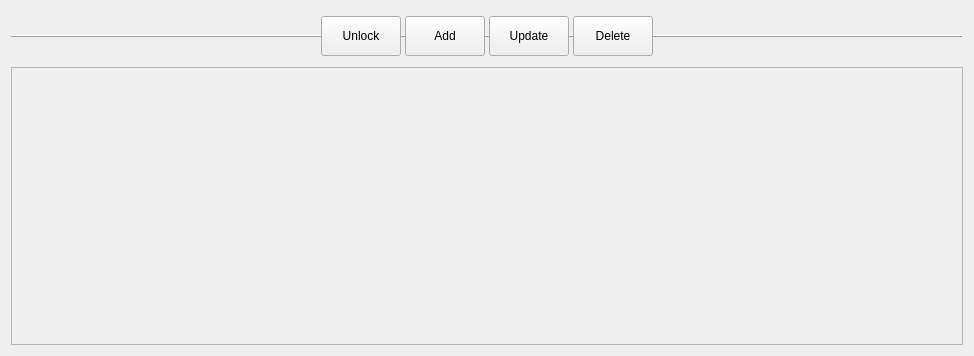
<?xml version="1.0" encoding="UTF-8"?>
<ui version="4.0">
 <class>guiWidgetList</class>
 <widget class="QWidget" name="guiWidgetList">
  <property name="geometry">
   <rect>
    <x>0</x>
    <y>0</y>
    <width>974</width>
    <height>356</height>
   </rect>
  </property>
  <property name="minimumSize">
   <size>
    <width>0</width>
    <height>0</height>
   </size>
  </property>
  <property name="maximumSize">
   <size>
    <width>16777215</width>
    <height>16777215</height>
   </size>
  </property>
  <property name="windowTitle">
   <string>Form</string>
  </property>
  <layout class="QVBoxLayout" name="verticalLayout">
   <property name="sizeConstraint">
    <enum>QLayout::SizeConstraint::SetDefaultConstraint</enum>
   </property>
   <item>
    <widget class="QFrame" name="widgetListControlPanel">
     <property name="minimumSize">
      <size>
       <width>0</width>
       <height>50</height>
      </size>
     </property>
     <property name="maximumSize">
      <size>
       <width>16777215</width>
       <height>50</height>
      </size>
     </property>
     <property name="frameShape">
      <enum>QFrame::Shape::HLine</enum>
     </property>
     <property name="frameShadow">
      <enum>QFrame::Shadow::Raised</enum>
     </property>
     <layout class="QHBoxLayout" name="horizontalLayout">
      <property name="spacing">
       <number>4</number>
      </property>
      <property name="leftMargin">
       <number>0</number>
      </property>
      <property name="topMargin">
       <number>0</number>
      </property>
      <property name="rightMargin">
       <number>0</number>
      </property>
      <property name="bottomMargin">
       <number>0</number>
      </property>
      <item>
       <spacer name="horizontalSpacer">
        <property name="orientation">
         <enum>Qt::Orientation::Horizontal</enum>
        </property>
        <property name="sizeHint" stdset="0">
         <size>
          <width>411</width>
          <height>20</height>
         </size>
        </property>
       </spacer>
      </item>
      <item>
       <widget class="QPushButton" name="lockUnlockButton">
        <property name="minimumSize">
         <size>
          <width>0</width>
          <height>40</height>
         </size>
        </property>
        <property name="maximumSize">
         <size>
          <width>16777215</width>
          <height>40</height>
         </size>
        </property>
        <property name="text">
         <string>Unlock</string>
        </property>
       </widget>
      </item>
      <item>
       <widget class="QPushButton" name="addButton">
        <property name="minimumSize">
         <size>
          <width>0</width>
          <height>40</height>
         </size>
        </property>
        <property name="maximumSize">
         <size>
          <width>16777215</width>
          <height>40</height>
         </size>
        </property>
        <property name="text">
         <string>Add</string>
        </property>
       </widget>
      </item>
      <item>
       <widget class="QPushButton" name="updateButton">
        <property name="minimumSize">
         <size>
          <width>0</width>
          <height>40</height>
         </size>
        </property>
        <property name="maximumSize">
         <size>
          <width>16777215</width>
          <height>40</height>
         </size>
        </property>
        <property name="text">
         <string>Update</string>
        </property>
       </widget>
      </item>
      <item>
       <widget class="QPushButton" name="deleteButton">
        <property name="minimumSize">
         <size>
          <width>0</width>
          <height>40</height>
         </size>
        </property>
        <property name="maximumSize">
         <size>
          <width>16777215</width>
          <height>40</height>
         </size>
        </property>
        <property name="text">
         <string>Delete</string>
        </property>
       </widget>
      </item>
      <item>
       <spacer name="horizontalSpacer_2">
        <property name="orientation">
         <enum>Qt::Orientation::Horizontal</enum>
        </property>
        <property name="sizeHint" stdset="0">
         <size>
          <width>411</width>
          <height>20</height>
         </size>
        </property>
       </spacer>
      </item>
     </layout>
    </widget>
   </item>
   <item>
    <widget class="QScrollArea" name="guiWidgetListScrollArea">
     <property name="minimumSize">
      <size>
       <width>0</width>
       <height>0</height>
      </size>
     </property>
     <property name="maximumSize">
      <size>
       <width>16777215</width>
       <height>16777215</height>
      </size>
     </property>
     <property name="frameShape">
      <enum>QFrame::Shape::StyledPanel</enum>
     </property>
     <property name="verticalScrollBarPolicy">
      <enum>Qt::ScrollBarPolicy::ScrollBarAsNeeded</enum>
     </property>
     <property name="widgetResizable">
      <bool>true</bool>
     </property>
     <widget class="QWidget" name="widgetListContents">
      <property name="geometry">
       <rect>
        <x>0</x>
        <y>0</y>
        <width>954</width>
        <height>280</height>
       </rect>
      </property>
      <property name="minimumSize">
       <size>
        <width>0</width>
        <height>0</height>
       </size>
      </property>
      <property name="maximumSize">
       <size>
        <width>16777215</width>
        <height>16777215</height>
       </size>
      </property>
      <layout class="QVBoxLayout" name="widgetListContentsLayout">
       <property name="sizeConstraint">
        <enum>QLayout::SizeConstraint::SetMinimumSize</enum>
       </property>
       <property name="leftMargin">
        <number>0</number>
       </property>
       <property name="topMargin">
        <number>0</number>
       </property>
       <property name="rightMargin">
        <number>0</number>
       </property>
       <property name="bottomMargin">
        <number>0</number>
       </property>
      </layout>
     </widget>
    </widget>
   </item>
  </layout>
 </widget>
 <resources/>
 <connections/>
</ui>
